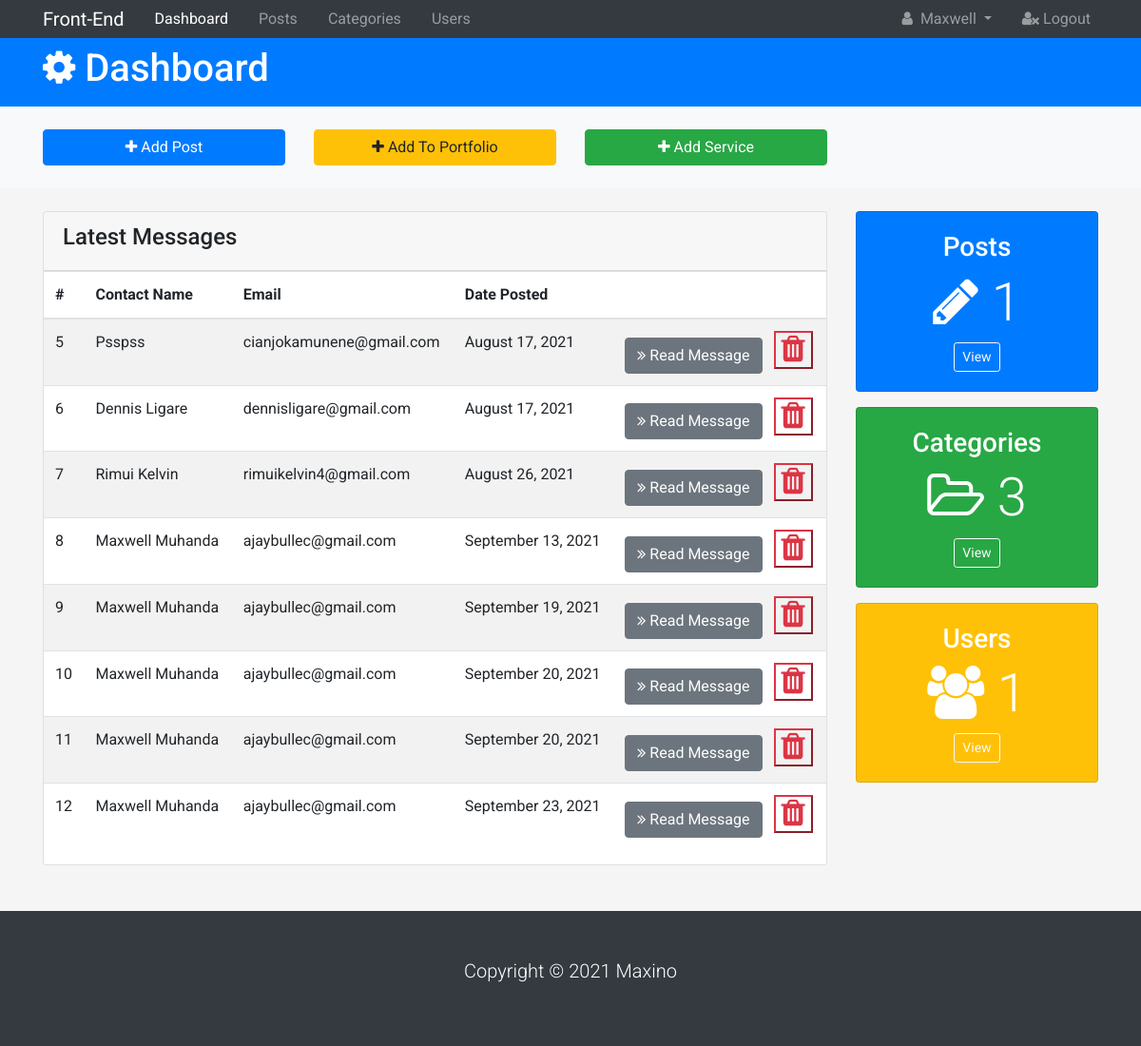
The page /admin/ (signed in) on the database its author committed.
### Portfolio/models.py (models this page shows)
class User(db.Model, UserMixin):
    id = db.Column(db.Integer, primary_key=True)
    first_name = db.Column(db.String(100))
    last_name = db.Column(db.String(100))
    email = db.Column(db.String(64), unique=True)
    profile_pic = db.Column(db.String(100), default='avatar.png')
    password = db.Column(db.String(255))
    bio = db.Column(db.Text)
    url_to = db.Column(db.String(100))
    active = db.Column(db.Boolean())
    confirmed_at = db.Column(db.DateTime)
    roles = db.relationship('Role', secondary=roles_users,
                            backref=db.backref('users', lazy='dynamic'))
    blogs = db.relationship('Blog', backref='user', lazy=True)

class Contact(db.Model):
    id = db.Column(db.Integer, primary_key=True)
    name = db.Column(db.String(50), nullable=False)
    email = db.Column(db.String(50), nullable=False)
    message = db.Column(db.Text, nullable=False)
    date = db.Column(db.DateTime, nullable=False, default=datetime.utcnow)

### Portfolio/admin/routes.py (the view, shortened to what this page needs)
@author.route('/admin/', methods=['POST', 'GET'])
@login_required
def admin():
    blogs = Blog.query.all()
    messages = Contact.query.all()
    categories = Category.query.all()
    users = User.query.all()
    serve_form = ServiceForm()
    if serve_form.validate_on_submit():
        new_service = Service(title=serve_form.title.data, icon=serve_form.icon.data, heading=serve_form.heading.data, description=serve_form.description.data)
        db.session.add(new_service)
        db.session.commit()
        flash("Service Added", 'success')
        return redirect(url_for('author.admin'))
    form = PortfolioForm()
    return render_template('admin/index.html', admin=True, form=form, users=users, categories=categories, blogs=blogs, serve_form=serve_form, messages=messages)

### Portfolio/__init__.py (called while the page is built)
@app.teardown_appcontext
def shutdown_session(exception=None):
    db.session.remove()

### Portfolio/templates/admin/index.html (shortened to what this page needs)
{% extends 'admin/base.html' %}
{% block content %}
  <header id="main-header" class="py-2 bg-primary text-white">
    <div class="container">
      <div class="row">
        <div class="col-md-6">
          <h1><i class="fa fa-gear"></i> Dashboard</h1>
        </div>
      </div>
    </div>
  </header>
  <section id="action" class="py-4 mb-4 bg-light">
    <div class="container">
      <div class="row">
        <div class="col-md-3">
          <a href="{{url_for('author.add_post')}}" class="btn btn-primary btn-block">
            <i class="fa fa-plus"></i> Add Post
          </a>
        </div>
       {% if current_user.id == 1 %}
       <div class="col-md-3">
         <a href="#" class="btn btn-warning btn-block" data-toggle="modal" data-target="#addUserModal">
           <i class="fa fa-plus"></i> Add To Portfolio
         </a>
       </div>
       <div class="col-md-3">
         <a href="#" class="btn btn-success btn-block" data-toggle="modal" data-target="#addService">
           <i class="fa fa-plus"></i> Add Service
         </a>
       </div>
       {% endif %}
      </div>
    </div>
  </section>
  <section id="posts">
    <div class="container">
      <div class="row">
        <div class="col-md-9 sm-mb-3">
          <div class="card">
            <div class="card-header">
              <h4>Latest Messages</h4>
            </div>
            <table class="table table-striped">
              <thead class="thead-inverse">
                <tr>
                  <th>#</th>
                  <th>Contact Name</th>
                  <th>Email</th>
                  <th>Date Posted</th>
                  <th></th>
                </tr>
              </thead>
              <tbody>
                {% for message in messages %}
                <tr>
                  <td scope="row">{{message.id}}</td>
                  <td>{{message.name}}</td>
                  <td>{{message.email}}</td>
                  <td>{{message.date.strftime("%B %d, %Y ")}}</td>
                  <td>
                    {% if current_user.id ==1 %}
                    <a href="{{url_for('author.message', message_id=message.id) }}" class="btn btn-secondary">
                    <i class="fa fa-angle-double-right"></i> Read Message
                  </a>
                    <button class="btn-link btn-outline-danger text-danger ml-2" data-toggle="modal" data-target="#my">
                    <i class="fa fa-trash fa-2x "></i>
                    </button>
                    {% endif %}
                   </td>
                    </tr>
                    {% endfor %}
              </tbody>
            </table>
          </div>
        </div>
        <div class="col-md-3">
          <div class="card text-center bg-primary text-white mb-3">
            <div class="card-body">
              <h3>Posts</h3>
              <h1 class="display-4">
                <i class="fa fa-pencil"></i> {{blogs | length}}
              </h1>
              <a href="{{url_for('author.posts')}}" class="btn btn-outline-light btn-sm">View</a>
            </div>
          </div>
          <div class="card text-center bg-success text-white mb-3">
            <div class="card-body">
              <h3>Categories</h3>
              <h1 class="display-4">
                <i class="fa fa-folder-open-o"></i> {{categories | length}}
              </h1>
              <a href="{{url_for('author.categories')}}" class="btn btn-outline-light btn-sm">View</a>
            </div>
          </div>
          <div class="card text-center bg-warning text-white mb-3">
            <div class="card-body">
              <h3>Users</h3>
              <h1 class="display-4">
                <i class="fa fa-users"></i> {{users| length}}
              </h1>
              <a href="{{url_for('author.users')}}" class="btn btn-outline-light btn-sm">View</a>
            </div>
          </div>
        </div>
      </div>
    </div>
  </section>
  {% endblock  %}

### Portfolio/templates/admin/base.html (shortened to what this page needs)
<!DOCTYPE html>
<html lang="en">
<head>
  {% block head %}
 <link rel="stylesheet" href="{{ url_for('static', filename='css/font-awesome.min.css') }}">
  <link rel="stylesheet" href="https://maxcdn.bootstrapcdn.com/bootstrap/4.0.0/css/bootstrap.min.css">
  <link rel="stylesheet" href="{{ url_for('static', filename='css/style.css') }}">
  {% endblock  %}
</head>
<body>
  <nav class="navbar navbar-expand-sm navbar-dark bg-dark p-0">
    <div class="container">
      <a href="{{url_for('main.index')}}" class="navbar-brand">Front-End</a>
      <div class="collapse navbar-collapse" id="navbarNav">
        <ul class="navbar-nav">
          <li class="nav-item px-2">
            <a href="{{url_for('author.admin')}}" class="nav-link active">Dashboard</a>
          </li>
          <li class="nav-item px-2">
            <a href="{{url_for('author.posts')}}" class="nav-link">Posts</a>
          </li>
          <li class="nav-item px-2">
            <a href="{{url_for('author.categories')}}" class="nav-link">Categories</a>
          </li>
          <li class="nav-item px-2">
            <a href="{{url_for('author.users')}}" class="nav-link">Users</a>
          </li>
        </ul>
        <ul class="navbar-nav ml-auto">
          <li class="nav-item dropdown mr-3">
            <a href="#" class="nav-link dropdown-toggle" data-toggle="dropdown">
              <i class="fa fa-user mr-1"></i> {{current_user.first_name}}
            </a>
          </li>
          <li class="nav-item">
            <a href="{{url_for('security.logout')}}" class="nav-link">
              <i class="fa fa-user-times"></i> Logout
            </a>
          </li>
        </ul>
      </div>
    </div>
  </nav>
  {% block content %}
  {% endblock  %}
  <footer id="main-footer" class="bg-dark text-white mt-5 p-5">
    <div class="conatiner">
      <div class="row">
        <div class="col">
          <p class="lead text-center">Copyright &copy; 2021 Maxino</p>
        </div>
      </div>
    </div>
  </footer>
</body>
</html>

### Portfolio/static/css/style.css (style rules this page uses)
html { scroll-behavior: smooth; position: relative; }
body { background-color: #f5f5f5; }
body { font-family: 'Roboto', sans-serif; font-size: 16px; }
a { color: #1e1e1e; text-decoration: none; transition: all 0.5s ease-in-out; }

### rows shown on the page
User: first_name "Maxwell"
Contact: id "5", name "Psspss", email "cianjokamunene@gmail.com", date "August 17, 2021"
Contact: id "6", name "Dennis Ligare", email "dennisligare@gmail.com", date "August 17, 2021"
Contact: id "7", name "Rimui Kelvin", email "rimuikelvin4@gmail.com", date "August 26, 2021"
Contact: id "8", name "Maxwell Muhanda", email "ajaybullec@gmail.com", date "September 13, 2021"
Contact: id "9", name "Maxwell Muhanda", email "ajaybullec@gmail.com", date "September 19, 2021"
Contact: id "10", name "Maxwell Muhanda", email "ajaybullec@gmail.com", date "September 20, 2021"
Contact: id "11", name "Maxwell Muhanda", email "ajaybullec@gmail.com", date "September 20, 2021"
Contact: id "12", name "Maxwell Muhanda", email "ajaybullec@gmail.com", date "September 23, 2021"

### other values the page prints
{{ blogs | length }} "1"
{{ categories | length }} "3"
{{ users| length }} "1"
